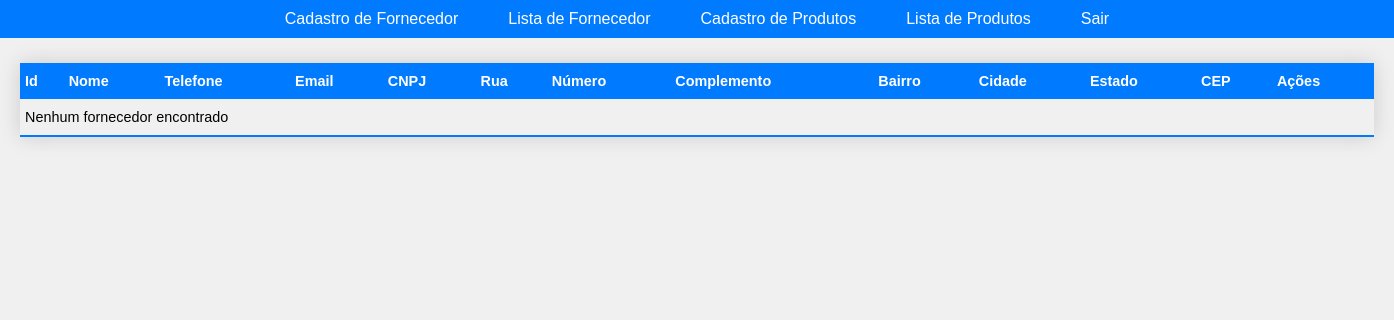
The page /SistemaDeEstoque-main/view/listaFornecedor.php (signed in) on the database as committed earlier.
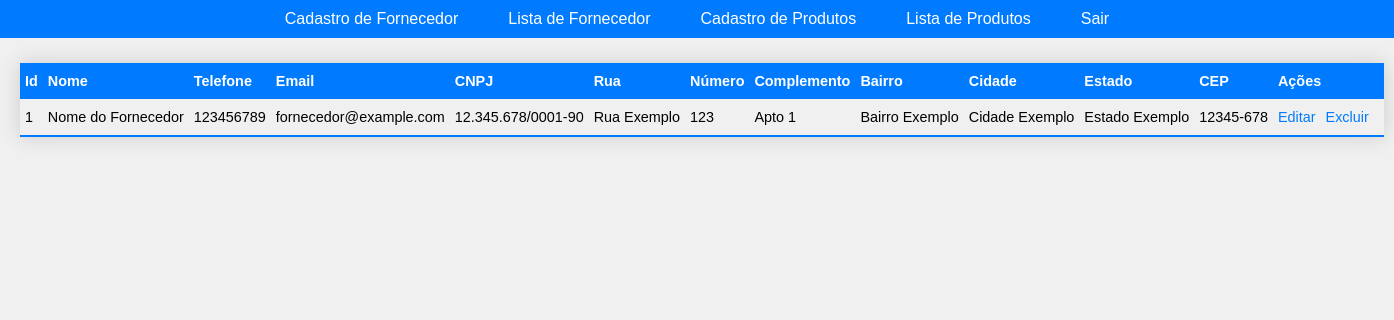
The same page on the database as committed later.
### tables this page shows
CREATE TABLE `fornecedor` (
  `fornecedor_id` int NOT NULL,
  `nome` varchar(255) NOT NULL,
  `telefone` varchar(20) DEFAULT NULL,
  `email` varchar(255) DEFAULT NULL,
  `cnpj` varchar(20) DEFAULT NULL,
  `rua` varchar(255) DEFAULT NULL,
  `numero` varchar(10) DEFAULT NULL,
  `complemento` varchar(50) DEFAULT NULL,
  `bairro` varchar(100) DEFAULT NULL,
  `cidade` varchar(100) DEFAULT NULL,
  `estado` varchar(50) DEFAULT NULL,
  `cep` varchar(10) DEFAULT NULL
);

### SistemaDeEstoque-main/dao/FornecedorDao.php (called while the page is built, shortened)
<?php
class FornecedorDAO
{
    public static function listarFornecedor()
    {
        try {
            $conexao = Conexao::conectar();
            $querySelect = "SELECT fornecedor_id, nome, telefone, email, cnpj, rua, numero, complemento, bairro, cidade, estado, cep FROM fornecedor";
            $resultado = $conexao->query($querySelect);
            $lista = $resultado->fetchAll(PDO::FETCH_ASSOC);
            return $lista;
        } catch (PDOException $e) {
            throw new Exception("Erro ao listar fornecedores: " . $e->getMessage());
        }
    }
}

### SistemaDeEstoque-main/view/listaFornecedor.php (the view, shortened to what this page needs)
<!DOCTYPE html>
<html lang="pt-br">
<head>
    <link rel="stylesheet" href="../css/fornecedor/listaFornecedor.css">
</head>
<body>
    <header id="header">
        <nav id="navbar">
            <ul id="nav">
                <li class="nav-item">
                    <a href="cadastroFornecedor.php">Cadastro de Fornecedor</a>
                </li>
                <li class="nav-item">
                    <a href="listaFornecedor.php">Lista de Fornecedor</a>
                </li>
                <li class="nav-item">
                    <a href="cadastroProduto.php">Cadastro de Produtos</a>
                </li>
                <li class="nav-item">
                    <a href="listaProduto.php">Lista de Produtos</a>
                </li>
                <li class="nav-item">
                    <a href="../index.php">Sair</a>
                </li>
            </ul>
        </nav>
    </header>
    <main id="main">
        <div class="table-container">
            <table class="styled-table">
                <thead>
                    <tr>
                        <th>Id</th>
                        <th>Nome</th>
                        <th>Telefone</th>
                        <th>Email</th>
                        <th>CNPJ</th>
                        <th>Rua</th>
                        <th>Número</th>
                        <th>Complemento</th>
                        <th>Bairro</th>
                        <th>Cidade</th>
                        <th>Estado</th>
                        <th>CEP</th>
                        <th>Ações</th>
                    </tr>
                </thead>
                <tbody>
                    <?php
                    try {
                        $listaFornecedores = FornecedorDAO::listarFornecedor();
                    } catch (Exception $e) {
                        echo '<pre>';
                        print_r($e);
                        echo '</pre>';
                        echo '<p style="color:red;">' . htmlspecialchars($e->getMessage()) . '</p>';
                    }
                    if (isset($listaFornecedores) && !empty($listaFornecedores)) :
                        foreach ($listaFornecedores as $fornecedor) :
                    ?>
                            <tr>
                                <td><?php echo htmlspecialchars($fornecedor['fornecedor_id']); ?></td>
                                <td><?php echo htmlspecialchars($fornecedor['nome']); ?></td>
                                <td><?php echo htmlspecialchars($fornecedor['telefone']); ?></td>
                                <td><?php echo htmlspecialchars($fornecedor['email']); ?></td>
                                <td><?php echo htmlspecialchars($fornecedor['cnpj']); ?></td>
                                <td><?php echo htmlspecialchars($fornecedor['rua']); ?></td>
                                <td><?php echo htmlspecialchars($fornecedor['numero']); ?></td>
                                <td><?php echo htmlspecialchars($fornecedor['complemento']); ?></td>
                                <td><?php echo htmlspecialchars($fornecedor['bairro']); ?></td>
                                <td><?php echo htmlspecialchars($fornecedor['cidade']); ?></td>
                                <td><?php echo htmlspecialchars($fornecedor['estado']); ?></td>
                                <td><?php echo htmlspecialchars($fornecedor['cep']); ?></td>
                                <td class="botao">
                                    <a class="edit-link" href="editarFornecedor.php?id=<?php echo htmlspecialchars($fornecedor['fornecedor_id']); ?>">Editar</a>
                                    <a class="delete-link" href="listaFornecedor.php?excluir_fornecedor_id=<?php echo htmlspecialchars($fornecedor['fornecedor_id']); ?>" onclick="return confirm('Tem certeza que deseja excluir este fornecedor?');">Excluir</a>
                                </td>
                            </tr>
                        <?php
                        endforeach;
                    else :
                        ?>
                        <tr>
                            <td colspan="15">Nenhum fornecedor encontrado</td>
                        </tr>
                    <?php endif; ?>
                </tbody>
            </table>
        </div>
    </main>
</body>
</html>

Rows that differ between the two databases and show on the page:
added fornecedor: fornecedor_id "1", nome "Nome do Fornecedor", telefone "123456789", email "fornecedor@example.com", cnpj "12.345.678/0001-90", rua "Rua Exemplo", numero "123", complemento "Apto 1", bairro "Bairro Exemplo", cidade "Cidade Exemplo", estado "Estado Exemplo", cep "12345-678"
Other text that changed with them:
text no longer shown: "Nenhum fornecedor encontrado"
